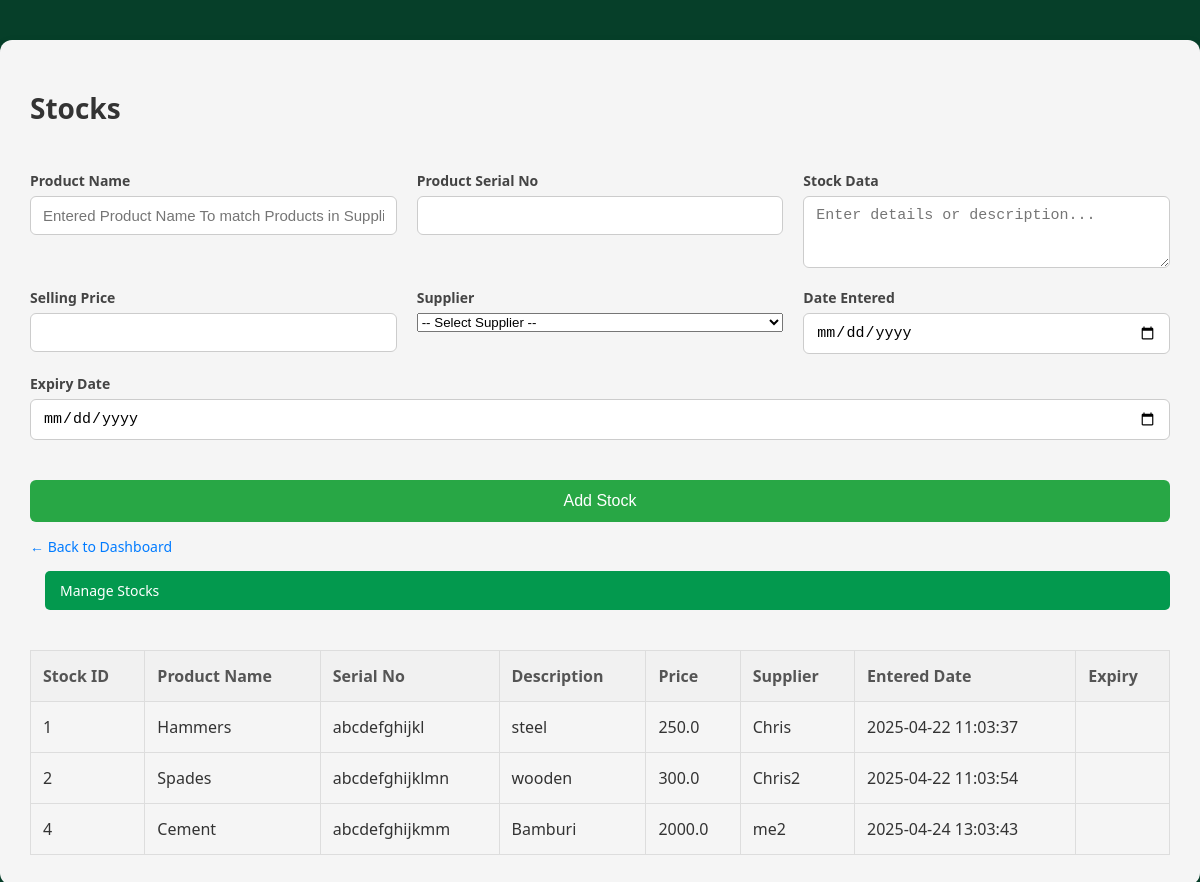
Screenshot of /stocks/ with the database file from the repository.
### tables this page shows
CREATE TABLE stock (
            stock_id INTEGER PRIMARY KEY AUTOINCREMENT,
            product_name TEXT NOT NULL,
            product_serial_no TEXT NOT NULL,
            stock_data TEXT NOT NULL,
            product_price REAL NOT NULL,
            entered_date TEXT,
            expiry_date TEXT,
            supplier_name TEXT
        );

### routes/stocks.py (the view, shortened to what this page needs)
@manage_stocks.route('/', methods=['GET', 'POST'])
def manage_stocks_page():
    stocks = get_all_stock()
    suppliers = get_all_suppliers()
    return render_template('stocks.html', stocks=stocks, suppliers=suppliers)

### routes/stocks.py (called while the page is built)
def get_all_stock():
    with sqlite3.connect(DB_NAME) as conn:
        cursor = conn.cursor()
        cursor.execute('SELECT * FROM stock')
        stocks = cursor.fetchall()
    columns = [
        'stock_id', 'product_name', 'product_serial_no',
        'stock_data', 'product_price', 'entered_date',
        'expiry_date', 'supplier_name'
    ]
    return [dict(zip(columns, row)) for row in stocks]

def get_all_suppliers():
    with sqlite3.connect(DB_NAME) as conn:
        cursor = conn.cursor()
        cursor.execute('SELECT supplier_name FROM suppliers')
        suppliers = [row[0] for row in cursor.fetchall()]
    return suppliers

### templates/stocks.html (shortened to what this page needs)
<!DOCTYPE html>
<html lang="en">
<head>
    <link rel="stylesheet" href="{{ url_for('static', filename='css/style.css') }}">
</head>
<body>
    <div class="stock-container">
        <div class="stock-header">
            <h1>Stocks</h1>
        </div>
        <form method="POST" class="stock-form">
            <div class="form-group">
                <label for="product_name">Product Name</label>
                <input type="text" id="product_name" name="product_name" placeholder="Entered Product Name To match Products in Suppliers" required>
            </div>
            <div class="form-group">
                <label for="product_serial_no">Product Serial No</label>
                <input type="text" id="product_serial_no" name="product_serial_no" required>
            </div>
            <div class="form-group">
                <label for="stock_data">Stock Data</label>
                <textarea id="stock_data" name="stock_data" placeholder="Enter details or description..."></textarea>
            </div>
            <div class="form-group">
                <label for="product_price">Selling Price</label>
                <input type="text" id="product_price" name="product_price" required>
            </div>
            <div class="form-group">
                <label for="supplier">Supplier</label>
                <select id="supplier" name="supplier" class="form-control" required>
                    <option value="">-- Select Supplier --</option>
                </select>
            </div>
            <div class="form-group">
                <label for="entered_date">Date Entered</label>
                <input type="date" id="entered_date" name="entered_date" required>
            </div>
            <div class="form-group">
                <label for="expiry_date">Expiry Date</label>
                <input type="date" id="expiry_date" name="expiry_date">
            </div>
            <div class="form-group" style="flex: 1 1 100%;">
                <button type="submit">Add Stock</button>
                <a href="{{ url_for('dashboard') }}">← Back to Dashboard</a>
                <a href="{{ url_for('manage_stocks.edit_prices') }}" style="margin-left: 15px; background-color:rgb(3, 153, 78); color: white; padding: 10px 15px; border-radius: 5px; text-decoration: none;">Manage Stocks</a>
            </div>
        </form>
        <table class="stock-table">
            <thead>
                <tr>
                    <th>Stock ID</th>
                    <th>Product Name</th>
                    <th>Serial No</th>
                    <th>Description</th>
                    <th>Price</th>
                    <th>Supplier</th>
                    <th>Entered Date</th>
                    <th>Expiry</th>
                </tr>
            </thead>
            <tbody>
                {% for stock in stocks %}
                <tr>
                    <td>{{ stock['stock_id'] }}</td>
                    <td>{{ stock['product_name'] }}</td>
                    <td>{{ stock['product_serial_no'] }}</td>
                    <td>{{ stock['stock_data'] }}</td>
                    <td>{{ stock['product_price'] }}</td>
                    <td>{{ stock['supplier_name'] }}</td>
                    <td>{{ stock['entered_date']}}</td>
                    <td>{{ stock['expiry_date'] }}</td>
                </tr>
                {% else %}
                <tr>
                    <td colspan="6" style="text-align:center;">No stocks found.</td>
                </tr>
                {% endfor %}
            </tbody>
        </table>
    </div>
</body>
</html>

### static/css/style.css (style rules this page uses)
body { font-family: Arial, sans-serif; margin: 0; padding: 0; background-color: #063f29; }

### templates/stocks.html (style rules this page uses)
body { font-family: 'Segoe UI', Tahoma, Geneva, Verdana, sans-serif; margin: 0; padding: 0; background-color: #063f29; }
.stock-container { max-width: 1200px; margin: 40px auto; padding: 30px; background-color:#F5F5F5; border-radius: 12px; box-shadow: 0 4px 12px rgba(0, 0, 0, 0.08); }
.stock-header { display: flex; justify-content: space-between; align-items: center; margin-bottom: 25px; }
.stock-header h1 { font-size: 28px; color: #333; }
.stock-form { display: flex; flex-wrap: wrap; gap: 20px; margin-bottom: 40px; }
.stock-form .form-group { flex: 1 1 300px; display: flex; flex-direction: column; }
.stock-form label { font-weight: 600; margin-bottom: 6px; font-size: 14px; color: #444; }
.stock-form input, .stock-form textarea { padding: 10px 12px; border: 1px solid #ccc; border-radius: 6px; font-size: 15px; transition: border-color 0.3s ease; }
textarea#stock_data { resize: vertical; min-height: 50px; max-height: 150px; }
.stock-form button { margin-top: 20px; background-color: #28a745; color: #fff; padding: 12px 25px; font-size: 16px; border: none; border-radius: 6px; cursor: pointer; transition: background-color 0.3s; }
.stock-form a { display: inline-block; margin-top: 15px; font-size: 14px; color: #007bff; text-decoration: none; }
.stock-table { width: 100%; border-collapse: collapse; }
.stock-table th, .stock-table td { padding: 14px 12px; text-align: left; border: 1px solid #ddd; }
.stock-table th { background-color: #f1f1f1; color: #555; font-weight: 600; }
.stock-table td { color: #333; }

### rows the page displays
stock: stock_id "1", product_name "Hammers", product_serial_no "abcdefghijkl", stock_data "steel", product_price "250.0", supplier_name "Chris", entered_date "2025-04-22 11:03:37"
stock: stock_id "2", product_name "Spades", product_serial_no "abcdefghijklmn", stock_data "wooden", product_price "300.0", supplier_name "Chris2", entered_date "2025-04-22 11:03:54"
stock: stock_id "4", product_name "Cement", product_serial_no "abcdefghijkmm", stock_data "Bamburi", product_price "2000.0", supplier_name "me2", entered_date "2025-04-24 13:03:43"
